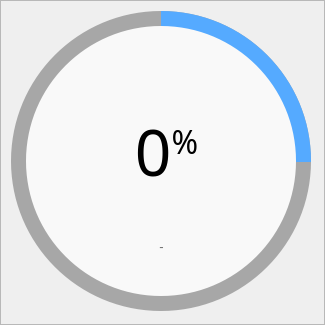
                   <widget class="QFrame" name="frame_39">
                    <property name="minimumSize">
                     <size>
                      <width>325</width>
                      <height>325</height>
                     </size>
                    </property>
                    <property name="frameShape">
                     <enum>QFrame::StyledPanel</enum>
                    </property>
                    <property name="frameShadow">
                     <enum>QFrame::Raised</enum>
                    </property>
                    <layout class="QHBoxLayout" name="horizontalLayout_29">
                     <property name="spacing">
                      <number>0</number>
                     </property>
                     <property name="leftMargin">
                      <number>0</number>
                     </property>
                     <property name="topMargin">
                      <number>0</number>
                     </property>
                     <property name="rightMargin">
                      <number>0</number>
                     </property>
                     <property name="bottomMargin">
                      <number>0</number>
                     </property>
                     <item>
                      <widget class="QFrame" name="frame_46">
                       <property name="maximumSize">
                        <size>
                         <width>16777215</width>
                         <height>330</height>
                        </size>
                       </property>
                       <property name="frameShape">
                        <enum>QFrame::NoFrame</enum>
                       </property>
                       <property name="frameShadow">
                        <enum>QFrame::Raised</enum>
                       </property>
                       <widget class="QFrame" name="frame_47">
                        <property name="geometry">
                         <rect>
                          <x>10</x>
                          <y>10</y>
                          <width>300</width>
                          <height>300</height>
                         </rect>
                        </property>
                        <property name="styleSheet">
                         <string notr="true">QFrame{
	border-radius: 150px;
	background-color: qconicalgradient(cx:0.5, cy:0.5, angle:90, stop:0.749 rgba(255, 85, 0, 0), stop:0.750 rgba(85, 170, 255, 255));
}</string>
                        </property>
                        <property name="frameShape">
                         <enum>QFrame::NoFrame</enum>
                        </property>
                        <property name="frameShadow">
                         <enum>QFrame::Raised</enum>
                        </property>
                       </widget>
                       <widget class="QFrame" name="frame_48">
                        <property name="geometry">
                         <rect>
                          <x>10</x>
                          <y>10</y>
                          <width>300</width>
                          <height>300</height>
                         </rect>
                        </property>
                        <property name="styleSheet">
                         <string notr="true">QFrame{
	border-radius: 150px;
	background-color: rgb(167, 167, 167);
}</string>
                        </property>
                        <property name="frameShape">
                         <enum>QFrame::NoFrame</enum>
                        </property>
                        <property name="frameShadow">
                         <enum>QFrame::Raised</enum>
                        </property>
                       </widget>
                       <widget class="QFrame" name="frame_49">
                        <property name="geometry">
                         <rect>
                          <x>25</x>
                          <y>25</y>
                          <width>270</width>
                          <height>270</height>
                         </rect>
                        </property>
                        <property name="styleSheet">
                         <string notr="true">QFrame{
	border-radius: 135;	
	background-color: rgb(249, 249, 249);
}</string>
                        </property>
                        <property name="frameShape">
                         <enum>QFrame::NoFrame</enum>
                        </property>
                        <property name="frameShadow">
                         <enum>QFrame::Raised</enum>
                        </property>
                        <widget class="QLabel" name="label_15">
                         <property name="geometry">
                          <rect>
                           <x>10</x>
                           <y>60</y>
                           <width>261</width>
                           <height>131</height>
                          </rect>
                         </property>
                         <property name="font">
                          <font>
                           <family>Microsoft YaHei UI Light</family>
                           <pointsize>50</pointsize>
                          </font>
                         </property>
                         <property name="styleSheet">
                          <string notr="true">background-color: none;</string>
                         </property>
                         <property name="text">
                          <string>&lt;html&gt;&lt;head/&gt;&lt;body&gt;&lt;p&gt;&lt;span style=&quot; font-size:48pt;&quot;&gt;0&lt;/span&gt;&lt;span style=&quot; font-size:36pt; vertical-align:super;&quot;&gt;%&lt;/span&gt;&lt;/p&gt;&lt;/body&gt;&lt;/html&gt;</string>
                         </property>
                         <property name="alignment">
                          <set>Qt::AlignCenter</set>
                         </property>
                        </widget>
                        <widget class="QLabel" name="label_16">
                         <property name="geometry">
                          <rect>
                           <x>50</x>
                           <y>200</y>
                           <width>171</width>
                           <height>41</height>
                          </rect>
                         </property>
                         <property name="font">
                          <font>
                           <family>Segoe UI</family>
                           <pointsize>10</pointsize>
                          </font>
                         </property>
                         <property name="styleSheet">
                          <string notr="true">background-color: none;</string>
                         </property>
                         <property name="text">
                          <string>&lt;html&gt;&lt;head/&gt;&lt;body&gt;&lt;p&gt;&lt;span style=&quot; color:#6c6c6c;&quot;&gt;-&lt;/span&gt;&lt;/p&gt;&lt;/body&gt;&lt;/html&gt;</string>
                         </property>
                         <property name="alignment">
                          <set>Qt::AlignCenter</set>
                         </property>
                        </widget>
                        <zorder>label_16</zorder>
                        <zorder>label_15</zorder>
                       </widget>
                       <zorder>frame_48</zorder>
                       <zorder>frame_47</zorder>
                       <zorder>frame_49</zorder>
                      </widget>
                     </item>
                    </layout>
                   </widget>
